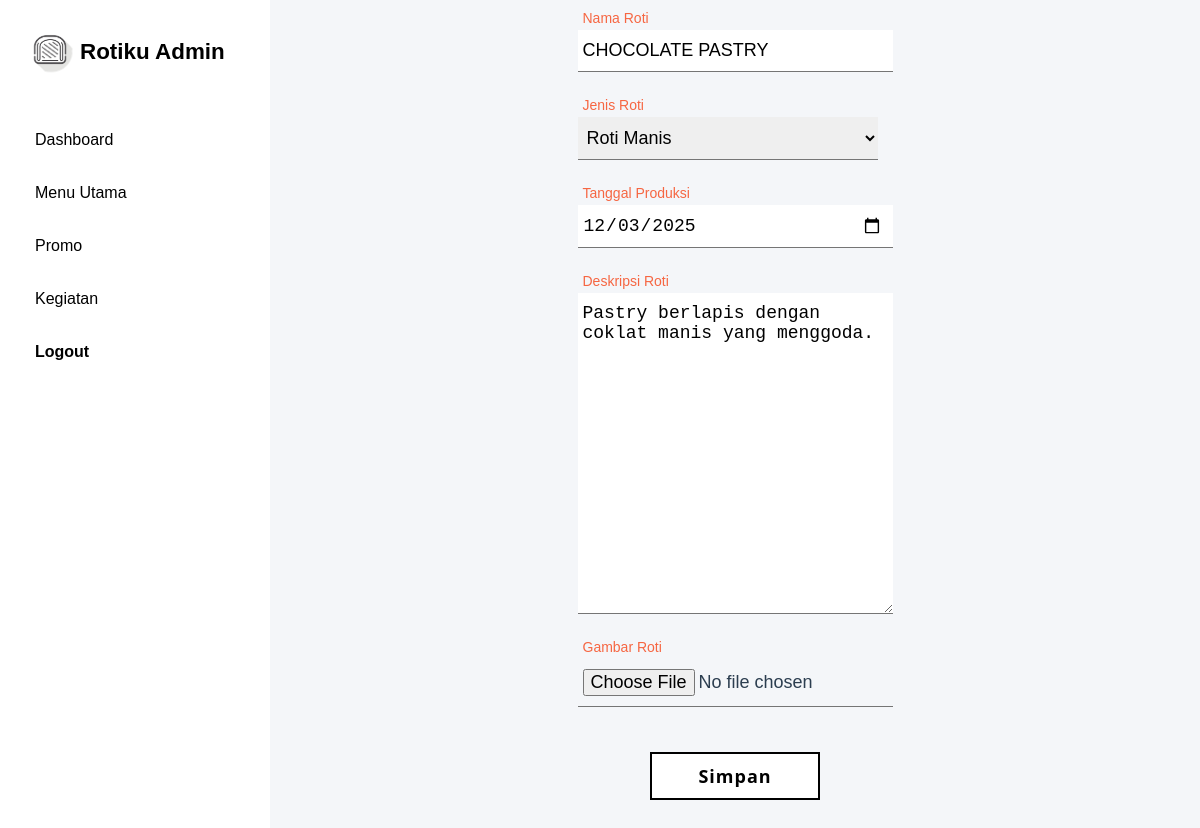
Page /pages/admin/editroti.php?id=4 (signed in) on the committed database.
### tables this page shows
CREATE TABLE `roti` (
  `id_roti` int NOT NULL,
  `id_jenis` int NOT NULL,
  `nama_roti` varchar(180) NOT NULL,
  `deskripsi_roti` text NOT NULL,
  `foto_roti` varchar(255) NOT NULL,
  `tanggal_produksi` date NOT NULL
);

CREATE TABLE `jenis_roti` (
  `id_jenis` int NOT NULL,
  `nama_jenis` varchar(80) NOT NULL,
  `created_at` datetime NOT NULL
);

### pages/admin/editroti.php (the view, shortened to what this page needs)
<?php
include '../../config/koneksi.php';
$tes = "SELECT * FROM jenis_roti";
$jenis = mysqli_query($conn, $tes);
if(isset($_GET['id'])){
    $id_roti = $_GET['id'];
    $result = mysqli_query($conn, "SELECT * FROM roti WHERE id_roti = '$id_roti'");
    $data = mysqli_fetch_assoc($result);
} else {
    echo "<script>
        alert('ID roti tidak ditemukan!');
        window.location.href='roti.php';
    </script>";
    exit();
}
?>
<!DOCTYPE html>
<html lang="id">
<head>
  <link rel="stylesheet" href="../../assets/css/adminStyles.css">
</head>
<body>
  <div class="sidebar">
        <div>
      <img src="../../assets/images/logo.png" alt="" class="logo-sidebar">
      <h2>Rotiku Admin</h2>
    </div>
    <ul>
      <li><a href="dashboard.php">Dashboard</a></li>
      <li><a href="roti.php">Menu Utama</a></li>
      <li><a href="promo.php">Promo</a></li>
      <li><a href="kegiatan.php">Kegiatan</a></li>
      <li><a href="logout.php" class="logout">Logout</a></li>
    </ul>
  </div>
  <div class="main-content">
    <section class="cards">
                    <form  class="form-tambah" action="" method="POST" enctype="multipart/form-data">
                    <div class="group">
                        <input class="input-tambah" type="text" name="nama_roti" value="<?php echo $data['nama_roti'] ?>" placeholder="isikan nama roti" required>
                        <span class="highlight"></span>
                    <label class="label-tambah" for="">Nama Roti</label>
                    </div>
                <div class="group">
                    <select class="input-tambah" name="id_jenis" required>
                        <?php while($row = mysqli_fetch_assoc($jenis)) {
                            ?>
                        <option value="<?= $row['id_jenis'] ?>" <?= $row['id_jenis'] == $data['id_jenis'] ? 'selected' : '' ?>><?= $row['nama_jenis'] ?></option>
                        <?php } ?>
                    </select>
                    <span class="highlight"></span>
                    <label class="label-tambah" for="">Jenis Roti</label>
                </div>
                <div class="group">
                    <input class="input-tambah" type="date" name="tanggal_produksi" value="<?php echo $data['tanggal_produksi'] ?>">
                    <span class="highlight"></span>
                    <label class="label-tambah" for="">Tanggal Produksi</label>
                </div>
                                <div class="group">
                                    <textarea class="input-tambah" name="deskripsi_roti" rows="15" cols="70"><?php echo $data['deskripsi_roti'] ?></textarea>
                    <span class="highlight"></span>
                    <label class="label-tambah" for="">Deskripsi Roti</label>
                </div>
                                <div class="group">
                                    <input class="input-tambah" type="file" name="foto_roti" >
                    <span class="highlight"></span>
                    <label class="label-tambah" for="">Gambar Roti</label>
                </div>
                <div class="container-btn-submit">
                    <button class="btn-submit" type="submit" name="simpan">Simpan</button>
                </div>
            </form>
    </section>
  </div>
</body>
</html>

### assets/css/adminStyles.css (style rules this page uses)
html, body { width: 100%; overflow-x: hidden; margin: 0; padding: 0; font-family: "Poppins", sans-serif; background-color: #f4f6f9; color: #2c3e50; min-height: 100vh; display: flex; }
.sidebar { width: 230px; background-color: white; color: white; padding: 20px; display: flex; flex-direction: column; }
.sidebar div { display: flex; }
.sidebar img { width: 60px; height: 60px; }
.sidebar h2 { text-align: center; margin-bottom: 25px; font-size: 1.4em; color: black; }
.sidebar ul { list-style: none; padding: 0; }
.sidebar li { margin: 15px 0; }
.sidebar a { display: block; text-decoration: none; color: black; padding: 10px 15px; border-radius: 8px; transition: background-color 0.3s ease; }
.sidebar .logout { color: black; font-weight: bold; }
.main-content { flex: 1; padding: 30px; }
.cards { display: grid; grid-template-columns: repeat(auto-fit, minmax(220px, 1fr)); gap: 20px; }
.form-tambah { display: grid; justify-content: center; }
.group { position:relative; margin-bottom:45px; }
.input-tambah { font-size:18px; padding:10px 10px 10px 5px; display:block; width:300px; border:none; border-bottom:1px solid #757575; }
.label-tambah { color:#999; font-size:18px; font-weight:normal; position:absolute; pointer-events:none; left:5px; top:10px; transition:0.2s ease all; -moz-transition:0.2s ease all; -webkit-transition:0.2s ease all; }
.input-tambah:focus ~ .label-tambah, .input-tambah:valid ~ .label-tambah { top:-20px; font-size:14px; color: #f66642; }
.highlight { position:absolute; height:60%; width:100px; top:25%; left:0; pointer-events:none; opacity:0.5; }
.container-btn-submit { display: flex; justify-content: center; }
.btn-submit { font-family: system-ui, sans-serif; letter-spacing: 1px; font-size: large; font-weight: 600; width: 170px; height: 48px; background-color: white; border: 2px solid black; color: black; }

### rows in the picture
roti: nama_roti "CHOCOLATE PASTRY", id_jenis "Roti Manis", tanggal_produksi "12/03/2025", deskripsi_roti "Pastry berlapis dengan coklat manis yang menggoda."
